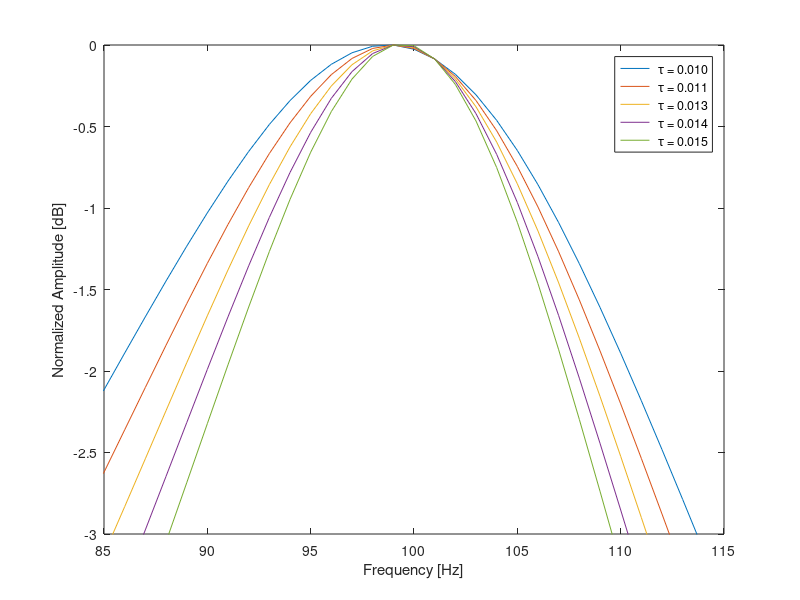

Here is the MATLAB script that generated this plot:
%**************************************************************************
%
% ME-6761 Final Project, Problem 2
%
%   Plotting Gaussian-windowed pulse
%
%     Scott Schoen Jr 20161114
%
%**************************************************************************

clear all
close all
clc

% Pulse paramters
fc = 100; % Center frequency [Hz]

% Set range of tau values to sweep over
numTaus = 5;
tauVector = linspace( 0.010, 0.015, numTaus );

% Create time vector for each pulse
tVector = linspace( 0, 1, 20000);
dt = tVector(2) - tVector(1);
fVector = linspace( 0, 1./dt, length(tVector) );

% Compute the pulse for each tau
for tauCount = 1:numTaus
    
    tau = tauVector(tauCount);
    f = sin( 2.*pi.*fc.*tVector ).*exp( -tVector./tau );
    F = fft(f);
    
    % Plot spectrum
    figure(1)
    hold all;
    plot( fVector, 20.*log10(abs(F)./max(abs(F))) )
    legendString{ tauCount } = [' \tau = ', sprintf('%0.3f', tau) ];
    
end

% Format plot
box on;
ylim( [-3, 0] );
xlim( [fc - 15, fc + 15] );
zoom xon

xlabel('Frequency [Hz]');
ylabel('Normalized Amplitude [dB]');
legend( legendString );